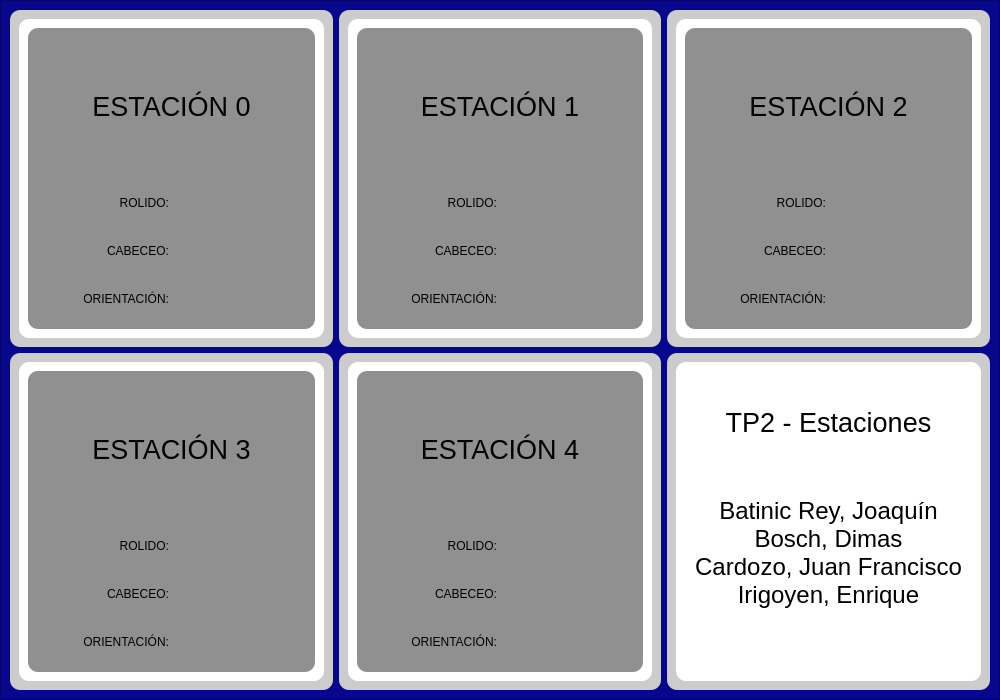
<?xml version="1.0" encoding="UTF-8"?>
<ui version="4.0">
 <class>Stations</class>
 <widget class="QMainWindow" name="Stations">
  <property name="geometry">
   <rect>
    <x>0</x>
    <y>0</y>
    <width>1000</width>
    <height>700</height>
   </rect>
  </property>
  <property name="maximumSize">
   <size>
    <width>16777215</width>
    <height>16777215</height>
   </size>
  </property>
  <property name="windowTitle">
   <string>Estaciones</string>
  </property>
  <widget class="QWidget" name="centralwidget">
   <layout class="QVBoxLayout" name="verticalLayout">
    <property name="spacing">
     <number>0</number>
    </property>
    <property name="leftMargin">
     <number>0</number>
    </property>
    <property name="topMargin">
     <number>0</number>
    </property>
    <property name="rightMargin">
     <number>0</number>
    </property>
    <property name="bottomMargin">
     <number>0</number>
    </property>
    <item>
     <widget class="QFrame" name="frame_principal">
      <property name="minimumSize">
       <size>
        <width>1000</width>
        <height>700</height>
       </size>
      </property>
      <property name="maximumSize">
       <size>
        <width>16777215</width>
        <height>16777215</height>
       </size>
      </property>
      <property name="styleSheet">
       <string notr="true">background-color: rgb(7, 7, 141);</string>
      </property>
      <property name="frameShape">
       <enum>QFrame::StyledPanel</enum>
      </property>
      <property name="frameShadow">
       <enum>QFrame::Raised</enum>
      </property>
      <layout class="QGridLayout" name="gridLayout">
       <item row="0" column="0">
        <widget class="QFrame" name="frame_graficos_2">
         <property name="styleSheet">
          <string notr="true">background-color: rgb(255, 255, 255);
background-color: rgb(204, 204, 204);
border-radius:10px;</string>
         </property>
         <property name="frameShape">
          <enum>QFrame::StyledPanel</enum>
         </property>
         <property name="frameShadow">
          <enum>QFrame::Raised</enum>
         </property>
         <layout class="QVBoxLayout" name="verticalLayout_8">
          <item>
           <widget class="QFrame" name="frame_grafs_2">
            <property name="sizePolicy">
             <sizepolicy hsizetype="Preferred" vsizetype="Preferred">
              <horstretch>0</horstretch>
              <verstretch>0</verstretch>
             </sizepolicy>
            </property>
            <property name="minimumSize">
             <size>
              <width>0</width>
              <height>0</height>
             </size>
            </property>
            <property name="maximumSize">
             <size>
              <width>16777215</width>
              <height>16777215</height>
             </size>
            </property>
            <property name="styleSheet">
             <string notr="true">background-color: rgb(255, 255, 255);</string>
            </property>
            <property name="frameShape">
             <enum>QFrame::StyledPanel</enum>
            </property>
            <property name="frameShadow">
             <enum>QFrame::Raised</enum>
            </property>
            <layout class="QHBoxLayout" name="horizontalLayout_7">
             <item>
              <widget class="QFrame" name="frame_typefilter_3">
               <property name="styleSheet">
                <string notr="true">background-color: rgb(144, 144, 144);</string>
               </property>
               <property name="frameShape">
                <enum>QFrame::StyledPanel</enum>
               </property>
               <property name="frameShadow">
                <enum>QFrame::Raised</enum>
               </property>
               <layout class="QVBoxLayout" name="verticalLayout_5">
                <item>
                 <widget class="QLabel" name="Title_estacion0">
                  <property name="font">
                   <font>
                    <pointsize>20</pointsize>
                   </font>
                  </property>
                  <property name="text">
                   <string>ESTACIÓN 0</string>
                  </property>
                  <property name="alignment">
                   <set>Qt::AlignCenter</set>
                  </property>
                 </widget>
                </item>
                <item>
                 <layout class="QVBoxLayout" name="Imagen_estacion0"/>
                </item>
                <item>
                 <layout class="QVBoxLayout" name="verticalLayout_3">
                  <item>
                   <layout class="QHBoxLayout" name="horizontalLayout">
                    <item>
                     <widget class="QLabel" name="label">
                      <property name="text">
                       <string>ROLIDO:</string>
                      </property>
                      <property name="alignment">
                       <set>Qt::AlignRight|Qt::AlignTrailing|Qt::AlignVCenter</set>
                      </property>
                     </widget>
                    </item>
                    <item>
                     <widget class="QLabel" name="rolido0_val">
                      <property name="text">
                       <string/>
                      </property>
                     </widget>
                    </item>
                   </layout>
                  </item>
                  <item>
                   <layout class="QHBoxLayout" name="horizontalLayout_3">
                    <item>
                     <widget class="QLabel" name="label_3">
                      <property name="text">
                       <string>CABECEO:</string>
                      </property>
                      <property name="alignment">
                       <set>Qt::AlignRight|Qt::AlignTrailing|Qt::AlignVCenter</set>
                      </property>
                     </widget>
                    </item>
                    <item>
                     <widget class="QLabel" name="cabeceo0_val">
                      <property name="text">
                       <string/>
                      </property>
                     </widget>
                    </item>
                   </layout>
                  </item>
                  <item>
                   <layout class="QHBoxLayout" name="horizontalLayout_4">
                    <item>
                     <widget class="QLabel" name="label_5">
                      <property name="text">
                       <string>ORIENTACIÓN:</string>
                      </property>
                      <property name="alignment">
                       <set>Qt::AlignRight|Qt::AlignTrailing|Qt::AlignVCenter</set>
                      </property>
                     </widget>
                    </item>
                    <item>
                     <widget class="QLabel" name="orient0_val">
                      <property name="text">
                       <string/>
                      </property>
                     </widget>
                    </item>
                   </layout>
                  </item>
                 </layout>
                </item>
               </layout>
              </widget>
             </item>
            </layout>
           </widget>
          </item>
         </layout>
        </widget>
       </item>
       <item row="1" column="2">
        <widget class="QFrame" name="frame_graficos_16">
         <property name="styleSheet">
          <string notr="true">background-color: rgb(255, 255, 255);
background-color: rgb(204, 204, 204);
border-radius:10px;</string>
         </property>
         <property name="frameShape">
          <enum>QFrame::StyledPanel</enum>
         </property>
         <property name="frameShadow">
          <enum>QFrame::Raised</enum>
         </property>
         <layout class="QVBoxLayout" name="verticalLayout_24">
          <item>
           <widget class="QFrame" name="frame_grafs_18">
            <property name="sizePolicy">
             <sizepolicy hsizetype="Preferred" vsizetype="Preferred">
              <horstretch>0</horstretch>
              <verstretch>0</verstretch>
             </sizepolicy>
            </property>
            <property name="minimumSize">
             <size>
              <width>0</width>
              <height>0</height>
             </size>
            </property>
            <property name="maximumSize">
             <size>
              <width>16777215</width>
              <height>16777215</height>
             </size>
            </property>
            <property name="styleSheet">
             <string notr="true">background-color: rgb(255, 255, 255);</string>
            </property>
            <property name="frameShape">
             <enum>QFrame::StyledPanel</enum>
            </property>
            <property name="frameShadow">
             <enum>QFrame::Raised</enum>
            </property>
            <layout class="QVBoxLayout" name="verticalLayout_2">
             <item>
              <widget class="QLabel" name="Title_tipofiltro_24">
               <property name="font">
                <font>
                 <pointsize>20</pointsize>
                </font>
               </property>
               <property name="text">
                <string>TP2 - Estaciones</string>
               </property>
               <property name="alignment">
                <set>Qt::AlignCenter</set>
               </property>
              </widget>
             </item>
             <item>
              <widget class="QTextBrowser" name="textBrowser">
               <property name="sizePolicy">
                <sizepolicy hsizetype="Preferred" vsizetype="Preferred">
                 <horstretch>0</horstretch>
                 <verstretch>0</verstretch>
                </sizepolicy>
               </property>
               <property name="html">
                <string>&lt;!DOCTYPE HTML PUBLIC &quot;-//W3C//DTD HTML 4.0//EN&quot; &quot;http://www.w3.org/TR/REC-html40/strict.dtd&quot;&gt;
&lt;html&gt;&lt;head&gt;&lt;meta name=&quot;qrichtext&quot; content=&quot;1&quot; /&gt;&lt;style type=&quot;text/css&quot;&gt;
p, li { white-space: pre-wrap; }
&lt;/style&gt;&lt;/head&gt;&lt;body style=&quot; font-family:'MS Shell Dlg 2'; font-size:8.25pt; font-weight:400; font-style:normal;&quot;&gt;
&lt;p style=&quot;-qt-paragraph-type:empty; margin-top:0px; margin-bottom:0px; margin-left:0px; margin-right:0px; -qt-block-indent:0; text-indent:0px;&quot;&gt;&lt;br /&gt;&lt;/p&gt;
&lt;p align=&quot;center&quot; style=&quot; margin-top:0px; margin-bottom:0px; margin-left:0px; margin-right:0px; -qt-block-indent:0; text-indent:0px;&quot;&gt;&lt;span style=&quot; font-size:18pt;&quot;&gt;Batinic Rey, Joaquín&lt;/span&gt;&lt;/p&gt;
&lt;p align=&quot;center&quot; style=&quot; margin-top:0px; margin-bottom:0px; margin-left:0px; margin-right:0px; -qt-block-indent:0; text-indent:0px;&quot;&gt;&lt;span style=&quot; font-size:18pt;&quot;&gt;Bosch, Dimas&lt;/span&gt;&lt;/p&gt;
&lt;p align=&quot;center&quot; style=&quot; margin-top:0px; margin-bottom:0px; margin-left:0px; margin-right:0px; -qt-block-indent:0; text-indent:0px;&quot;&gt;&lt;span style=&quot; font-size:18pt;&quot;&gt;Cardozo, Juan Francisco&lt;/span&gt;&lt;/p&gt;
&lt;p align=&quot;center&quot; style=&quot; margin-top:0px; margin-bottom:0px; margin-left:0px; margin-right:0px; -qt-block-indent:0; text-indent:0px;&quot;&gt;&lt;span style=&quot; font-size:18pt;&quot;&gt;Irigoyen, Enrique&lt;/span&gt;&lt;/p&gt;&lt;/body&gt;&lt;/html&gt;</string>
               </property>
              </widget>
             </item>
            </layout>
           </widget>
          </item>
         </layout>
        </widget>
       </item>
       <item row="0" column="1">
        <widget class="QFrame" name="frame_graficos_6">
         <property name="styleSheet">
          <string notr="true">background-color: rgb(255, 255, 255);
background-color: rgb(204, 204, 204);
border-radius:10px;</string>
         </property>
         <property name="frameShape">
          <enum>QFrame::StyledPanel</enum>
         </property>
         <property name="frameShadow">
          <enum>QFrame::Raised</enum>
         </property>
         <layout class="QVBoxLayout" name="verticalLayout_10">
          <item>
           <widget class="QFrame" name="frame_grafs_4">
            <property name="sizePolicy">
             <sizepolicy hsizetype="Preferred" vsizetype="Preferred">
              <horstretch>0</horstretch>
              <verstretch>0</verstretch>
             </sizepolicy>
            </property>
            <property name="minimumSize">
             <size>
              <width>0</width>
              <height>0</height>
             </size>
            </property>
            <property name="maximumSize">
             <size>
              <width>16777215</width>
              <height>16777215</height>
             </size>
            </property>
            <property name="styleSheet">
             <string notr="true">background-color: rgb(255, 255, 255);</string>
            </property>
            <property name="frameShape">
             <enum>QFrame::StyledPanel</enum>
            </property>
            <property name="frameShadow">
             <enum>QFrame::Raised</enum>
            </property>
            <layout class="QHBoxLayout" name="horizontalLayout_9">
             <item>
              <widget class="QFrame" name="frame_typefilter_5">
               <property name="styleSheet">
                <string notr="true">background-color: rgb(144, 144, 144);</string>
               </property>
               <property name="frameShape">
                <enum>QFrame::StyledPanel</enum>
               </property>
               <property name="frameShadow">
                <enum>QFrame::Raised</enum>
               </property>
               <layout class="QVBoxLayout" name="verticalLayout_11">
                <item>
                 <widget class="QLabel" name="Title_estacion0_2">
                  <property name="font">
                   <font>
                    <pointsize>20</pointsize>
                   </font>
                  </property>
                  <property name="text">
                   <string>ESTACIÓN 1</string>
                  </property>
                  <property name="alignment">
                   <set>Qt::AlignCenter</set>
                  </property>
                 </widget>
                </item>
                <item>
                 <layout class="QVBoxLayout" name="Imagen_estacion1"/>
                </item>
                <item>
                 <layout class="QVBoxLayout" name="verticalLayout_14">
                  <item>
                   <layout class="QHBoxLayout" name="horizontalLayout_2">
                    <item>
                     <widget class="QLabel" name="label_2">
                      <property name="text">
                       <string>ROLIDO:</string>
                      </property>
                      <property name="alignment">
                       <set>Qt::AlignRight|Qt::AlignTrailing|Qt::AlignVCenter</set>
                      </property>
                     </widget>
                    </item>
                    <item>
                     <widget class="QLabel" name="rolido1_val">
                      <property name="text">
                       <string/>
                      </property>
                     </widget>
                    </item>
                   </layout>
                  </item>
                  <item>
                   <layout class="QHBoxLayout" name="horizontalLayout_5">
                    <item>
                     <widget class="QLabel" name="label_4">
                      <property name="text">
                       <string>CABECEO:</string>
                      </property>
                      <property name="alignment">
                       <set>Qt::AlignRight|Qt::AlignTrailing|Qt::AlignVCenter</set>
                      </property>
                     </widget>
                    </item>
                    <item>
                     <widget class="QLabel" name="cabeceo1_val">
                      <property name="text">
                       <string/>
                      </property>
                     </widget>
                    </item>
                   </layout>
                  </item>
                  <item>
                   <layout class="QHBoxLayout" name="horizontalLayout_10">
                    <item>
                     <widget class="QLabel" name="label_6">
                      <property name="text">
                       <string>ORIENTACIÓN:</string>
                      </property>
                      <property name="alignment">
                       <set>Qt::AlignRight|Qt::AlignTrailing|Qt::AlignVCenter</set>
                      </property>
                     </widget>
                    </item>
                    <item>
                     <widget class="QLabel" name="orient1_val">
                      <property name="text">
                       <string/>
                      </property>
                     </widget>
                    </item>
                   </layout>
                  </item>
                 </layout>
                </item>
               </layout>
              </widget>
             </item>
            </layout>
           </widget>
          </item>
         </layout>
        </widget>
       </item>
       <item row="0" column="2">
        <widget class="QFrame" name="frame_graficos_7">
         <property name="styleSheet">
          <string notr="true">background-color: rgb(255, 255, 255);
background-color: rgb(204, 204, 204);
border-radius:10px;</string>
         </property>
         <property name="frameShape">
          <enum>QFrame::StyledPanel</enum>
         </property>
         <property name="frameShadow">
          <enum>QFrame::Raised</enum>
         </property>
         <layout class="QVBoxLayout" name="verticalLayout_32">
          <item>
           <widget class="QFrame" name="frame_grafs_12">
            <property name="sizePolicy">
             <sizepolicy hsizetype="Preferred" vsizetype="Preferred">
              <horstretch>0</horstretch>
              <verstretch>0</verstretch>
             </sizepolicy>
            </property>
            <property name="minimumSize">
             <size>
              <width>0</width>
              <height>0</height>
             </size>
            </property>
            <property name="maximumSize">
             <size>
              <width>16777215</width>
              <height>16777215</height>
             </size>
            </property>
            <property name="styleSheet">
             <string notr="true">background-color: rgb(255, 255, 255);</string>
            </property>
            <property name="frameShape">
             <enum>QFrame::StyledPanel</enum>
            </property>
            <property name="frameShadow">
             <enum>QFrame::Raised</enum>
            </property>
            <layout class="QHBoxLayout" name="horizontalLayout_29">
             <item>
              <widget class="QFrame" name="frame_typefilter_13">
               <property name="styleSheet">
                <string notr="true">background-color: rgb(144, 144, 144);</string>
               </property>
               <property name="frameShape">
                <enum>QFrame::StyledPanel</enum>
               </property>
               <property name="frameShadow">
                <enum>QFrame::Raised</enum>
               </property>
               <layout class="QVBoxLayout" name="verticalLayout_33">
                <item>
                 <widget class="QLabel" name="Title_estacion0_7">
                  <property name="font">
                   <font>
                    <pointsize>20</pointsize>
                   </font>
                  </property>
                  <property name="text">
                   <string>ESTACIÓN 2</string>
                  </property>
                  <property name="alignment">
                   <set>Qt::AlignCenter</set>
                  </property>
                 </widget>
                </item>
                <item>
                 <layout class="QVBoxLayout" name="Imagen_estacion2"/>
                </item>
                <item>
                 <layout class="QVBoxLayout" name="verticalLayout_34">
                  <item>
                   <layout class="QHBoxLayout" name="horizontalLayout_30">
                    <item>
                     <widget class="QLabel" name="label_19">
                      <property name="text">
                       <string>ROLIDO:</string>
                      </property>
                      <property name="alignment">
                       <set>Qt::AlignRight|Qt::AlignTrailing|Qt::AlignVCenter</set>
                      </property>
                     </widget>
                    </item>
                    <item>
                     <widget class="QLabel" name="rolido2_val">
                      <property name="text">
                       <string/>
                      </property>
                     </widget>
                    </item>
                   </layout>
                  </item>
                  <item>
                   <layout class="QHBoxLayout" name="horizontalLayout_31">
                    <item>
                     <widget class="QLabel" name="label_20">
                      <property name="text">
                       <string>CABECEO:</string>
                      </property>
                      <property name="alignment">
                       <set>Qt::AlignRight|Qt::AlignTrailing|Qt::AlignVCenter</set>
                      </property>
                     </widget>
                    </item>
                    <item>
                     <widget class="QLabel" name="cabeceo2_val">
                      <property name="text">
                       <string/>
                      </property>
                     </widget>
                    </item>
                   </layout>
                  </item>
                  <item>
                   <layout class="QHBoxLayout" name="horizontalLayout_32">
                    <item>
                     <widget class="QLabel" name="label_21">
                      <property name="text">
                       <string>ORIENTACIÓN:</string>
                      </property>
                      <property name="alignment">
                       <set>Qt::AlignRight|Qt::AlignTrailing|Qt::AlignVCenter</set>
                      </property>
                     </widget>
                    </item>
                    <item>
                     <widget class="QLabel" name="orient2_val">
                      <property name="text">
                       <string/>
                      </property>
                     </widget>
                    </item>
                   </layout>
                  </item>
                 </layout>
                </item>
               </layout>
              </widget>
             </item>
            </layout>
           </widget>
          </item>
         </layout>
        </widget>
       </item>
       <item row="1" column="0">
        <widget class="QFrame" name="frame_graficos_12">
         <property name="styleSheet">
          <string notr="true">background-color: rgb(255, 255, 255);
background-color: rgb(204, 204, 204);
border-radius:10px;</string>
         </property>
         <property name="frameShape">
          <enum>QFrame::StyledPanel</enum>
         </property>
         <property name="frameShadow">
          <enum>QFrame::Raised</enum>
         </property>
         <layout class="QVBoxLayout" name="verticalLayout_36">
          <item>
           <widget class="QFrame" name="frame_grafs_13">
            <property name="sizePolicy">
             <sizepolicy hsizetype="Preferred" vsizetype="Preferred">
              <horstretch>0</horstretch>
              <verstretch>0</verstretch>
             </sizepolicy>
            </property>
            <property name="minimumSize">
             <size>
              <width>0</width>
              <height>0</height>
             </size>
            </property>
            <property name="maximumSize">
             <size>
              <width>16777215</width>
              <height>16777215</height>
             </size>
            </property>
            <property name="styleSheet">
             <string notr="true">background-color: rgb(255, 255, 255);</string>
            </property>
            <property name="frameShape">
             <enum>QFrame::StyledPanel</enum>
            </property>
            <property name="frameShadow">
             <enum>QFrame::Raised</enum>
            </property>
            <layout class="QHBoxLayout" name="horizontalLayout_36">
             <item>
              <widget class="QFrame" name="frame_typefilter_14">
               <property name="styleSheet">
                <string notr="true">background-color: rgb(144, 144, 144);</string>
               </property>
               <property name="frameShape">
                <enum>QFrame::StyledPanel</enum>
               </property>
               <property name="frameShadow">
                <enum>QFrame::Raised</enum>
               </property>
               <layout class="QVBoxLayout" name="verticalLayout_37">
                <item>
                 <widget class="QLabel" name="Title_estacion0_9">
                  <property name="font">
                   <font>
                    <pointsize>20</pointsize>
                   </font>
                  </property>
                  <property name="text">
                   <string>ESTACIÓN 3</string>
                  </property>
                  <property name="alignment">
                   <set>Qt::AlignCenter</set>
                  </property>
                 </widget>
                </item>
                <item>
                 <layout class="QVBoxLayout" name="Imagen_estacion3"/>
                </item>
                <item>
                 <layout class="QVBoxLayout" name="verticalLayout_38">
                  <item>
                   <layout class="QHBoxLayout" name="horizontalLayout_37">
                    <item>
                     <widget class="QLabel" name="label_25">
                      <property name="text">
                       <string>ROLIDO:</string>
                      </property>
                      <property name="alignment">
                       <set>Qt::AlignRight|Qt::AlignTrailing|Qt::AlignVCenter</set>
                      </property>
                     </widget>
                    </item>
                    <item>
                     <widget class="QLabel" name="rolido3_val">
                      <property name="text">
                       <string/>
                      </property>
                     </widget>
                    </item>
                   </layout>
                  </item>
                  <item>
                   <layout class="QHBoxLayout" name="horizontalLayout_38">
                    <item>
                     <widget class="QLabel" name="label_26">
                      <property name="text">
                       <string>CABECEO:</string>
                      </property>
                      <property name="alignment">
                       <set>Qt::AlignRight|Qt::AlignTrailing|Qt::AlignVCenter</set>
                      </property>
                     </widget>
                    </item>
                    <item>
                     <widget class="QLabel" name="cabeceo3_val">
                      <property name="text">
                       <string/>
                      </property>
                     </widget>
                    </item>
                   </layout>
                  </item>
                  <item>
                   <layout class="QHBoxLayout" name="horizontalLayout_39">
                    <item>
                     <widget class="QLabel" name="label_27">
                      <property name="text">
                       <string>ORIENTACIÓN:</string>
                      </property>
                      <property name="alignment">
                       <set>Qt::AlignRight|Qt::AlignTrailing|Qt::AlignVCenter</set>
                      </property>
                     </widget>
                    </item>
                    <item>
                     <widget class="QLabel" name="orient3_val">
                      <property name="text">
                       <string/>
                      </property>
                     </widget>
                    </item>
                   </layout>
                  </item>
                 </layout>
                </item>
               </layout>
              </widget>
             </item>
            </layout>
           </widget>
          </item>
         </layout>
        </widget>
       </item>
       <item row="1" column="1">
        <widget class="QFrame" name="frame_graficos_13">
         <property name="styleSheet">
          <string notr="true">background-color: rgb(255, 255, 255);
background-color: rgb(204, 204, 204);
border-radius:10px;</string>
         </property>
         <property name="frameShape">
          <enum>QFrame::StyledPanel</enum>
         </property>
         <property name="frameShadow">
          <enum>QFrame::Raised</enum>
         </property>
         <layout class="QVBoxLayout" name="verticalLayout_39">
          <item>
           <widget class="QFrame" name="frame_grafs_14">
            <property name="sizePolicy">
             <sizepolicy hsizetype="Preferred" vsizetype="Preferred">
              <horstretch>0</horstretch>
              <verstretch>0</verstretch>
             </sizepolicy>
            </property>
            <property name="minimumSize">
             <size>
              <width>0</width>
              <height>0</height>
             </size>
            </property>
            <property name="maximumSize">
             <size>
              <width>16777215</width>
              <height>16777215</height>
             </size>
            </property>
            <property name="styleSheet">
             <string notr="true">background-color: rgb(255, 255, 255);</string>
            </property>
            <property name="frameShape">
             <enum>QFrame::StyledPanel</enum>
            </property>
            <property name="frameShadow">
             <enum>QFrame::Raised</enum>
            </property>
            <layout class="QHBoxLayout" name="horizontalLayout_40">
             <item>
              <widget class="QFrame" name="frame_typefilter_15">
               <property name="styleSheet">
                <string notr="true">background-color: rgb(144, 144, 144);</string>
               </property>
               <property name="frameShape">
                <enum>QFrame::StyledPanel</enum>
               </property>
               <property name="frameShadow">
                <enum>QFrame::Raised</enum>
               </property>
               <layout class="QVBoxLayout" name="verticalLayout_40">
                <item>
                 <widget class="QLabel" name="Title_estacion0_10">
                  <property name="font">
                   <font>
                    <pointsize>20</pointsize>
                   </font>
                  </property>
                  <property name="text">
                   <string>ESTACIÓN 4</string>
                  </property>
                  <property name="alignment">
                   <set>Qt::AlignCenter</set>
                  </property>
                 </widget>
                </item>
                <item>
                 <layout class="QVBoxLayout" name="Imagen_estacion4"/>
                </item>
                <item>
                 <layout class="QVBoxLayout" name="verticalLayout_41">
                  <item>
                   <layout class="QHBoxLayout" name="horizontalLayout_41">
                    <item>
                     <widget class="QLabel" name="label_28">
                      <property name="text">
                       <string>ROLIDO:</string>
                      </property>
                      <property name="alignment">
                       <set>Qt::AlignRight|Qt::AlignTrailing|Qt::AlignVCenter</set>
                      </property>
                     </widget>
                    </item>
                    <item>
                     <widget class="QLabel" name="rolido4_val">
                      <property name="text">
                       <string/>
                      </property>
                     </widget>
                    </item>
                   </layout>
                  </item>
                  <item>
                   <layout class="QHBoxLayout" name="horizontalLayout_42">
                    <item>
                     <widget class="QLabel" name="label_29">
                      <property name="text">
                       <string>CABECEO:</string>
                      </property>
                      <property name="alignment">
                       <set>Qt::AlignRight|Qt::AlignTrailing|Qt::AlignVCenter</set>
                      </property>
                     </widget>
                    </item>
                    <item>
                     <widget class="QLabel" name="cabeceo4_val">
                      <property name="text">
                       <string/>
                      </property>
                     </widget>
                    </item>
                   </layout>
                  </item>
                  <item>
                   <layout class="QHBoxLayout" name="horizontalLayout_43">
                    <item>
                     <widget class="QLabel" name="label_30">
                      <property name="text">
                       <string>ORIENTACIÓN:</string>
                      </property>
                      <property name="alignment">
                       <set>Qt::AlignRight|Qt::AlignTrailing|Qt::AlignVCenter</set>
                      </property>
                     </widget>
                    </item>
                    <item>
                     <widget class="QLabel" name="orient4_val">
                      <property name="text">
                       <string/>
                      </property>
                     </widget>
                    </item>
                   </layout>
                  </item>
                 </layout>
                </item>
               </layout>
              </widget>
             </item>
            </layout>
           </widget>
          </item>
         </layout>
        </widget>
       </item>
      </layout>
     </widget>
    </item>
   </layout>
  </widget>
 </widget>
 <resources/>
 <connections/>
</ui>
